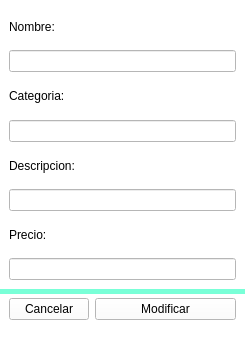
<?xml version="1.0" encoding="UTF-8"?>
<ui version="4.0">
 <class>Modificar</class>
 <widget class="QWidget" name="Modificar">
  <property name="geometry">
   <rect>
    <x>0</x>
    <y>0</y>
    <width>245</width>
    <height>341</height>
   </rect>
  </property>
  <property name="windowTitle">
   <string>Modificar</string>
  </property>
  <property name="styleSheet">
   <string notr="true">background-color: rgb(255, 255, 255);</string>
  </property>
  <layout class="QVBoxLayout" name="verticalLayout" stretch="11,2">
   <property name="spacing">
    <number>0</number>
   </property>
   <property name="leftMargin">
    <number>0</number>
   </property>
   <property name="topMargin">
    <number>0</number>
   </property>
   <property name="rightMargin">
    <number>0</number>
   </property>
   <property name="bottomMargin">
    <number>0</number>
   </property>
   <item>
    <widget class="QWidget" name="widget" native="true">
     <layout class="QVBoxLayout" name="verticalLayout_2">
      <item>
       <widget class="QLabel" name="label_2">
        <property name="text">
         <string>Nombre:</string>
        </property>
       </widget>
      </item>
      <item>
       <widget class="QLineEdit" name="nombreE"/>
      </item>
      <item>
       <widget class="QLabel" name="label">
        <property name="text">
         <string>Categoria:</string>
        </property>
       </widget>
      </item>
      <item>
       <widget class="QLineEdit" name="categoriaE"/>
      </item>
      <item>
       <widget class="QLabel" name="label_4">
        <property name="text">
         <string>Descripcion:</string>
        </property>
       </widget>
      </item>
      <item>
       <widget class="QLineEdit" name="descripcionE"/>
      </item>
      <item>
       <widget class="QLabel" name="label_3">
        <property name="text">
         <string>Precio:</string>
        </property>
       </widget>
      </item>
      <item>
       <widget class="QLineEdit" name="precioE"/>
      </item>
     </layout>
    </widget>
   </item>
   <item>
    <widget class="QWidget" name="widget_2" native="true">
     <property name="styleSheet">
      <string notr="true">#widget_2{border-top: 5px solid rgb(121, 255, 215) ;}</string>
     </property>
     <layout class="QFormLayout" name="formLayout">
      <item row="4" column="0">
       <widget class="QPushButton" name="cancelarE">
        <property name="text">
         <string>Cancelar</string>
        </property>
       </widget>
      </item>
      <item row="4" column="1">
       <widget class="QPushButton" name="modificarE">
        <property name="text">
         <string>Modificar</string>
        </property>
       </widget>
      </item>
     </layout>
    </widget>
   </item>
  </layout>
 </widget>
 <resources/>
 <connections/>
</ui>
